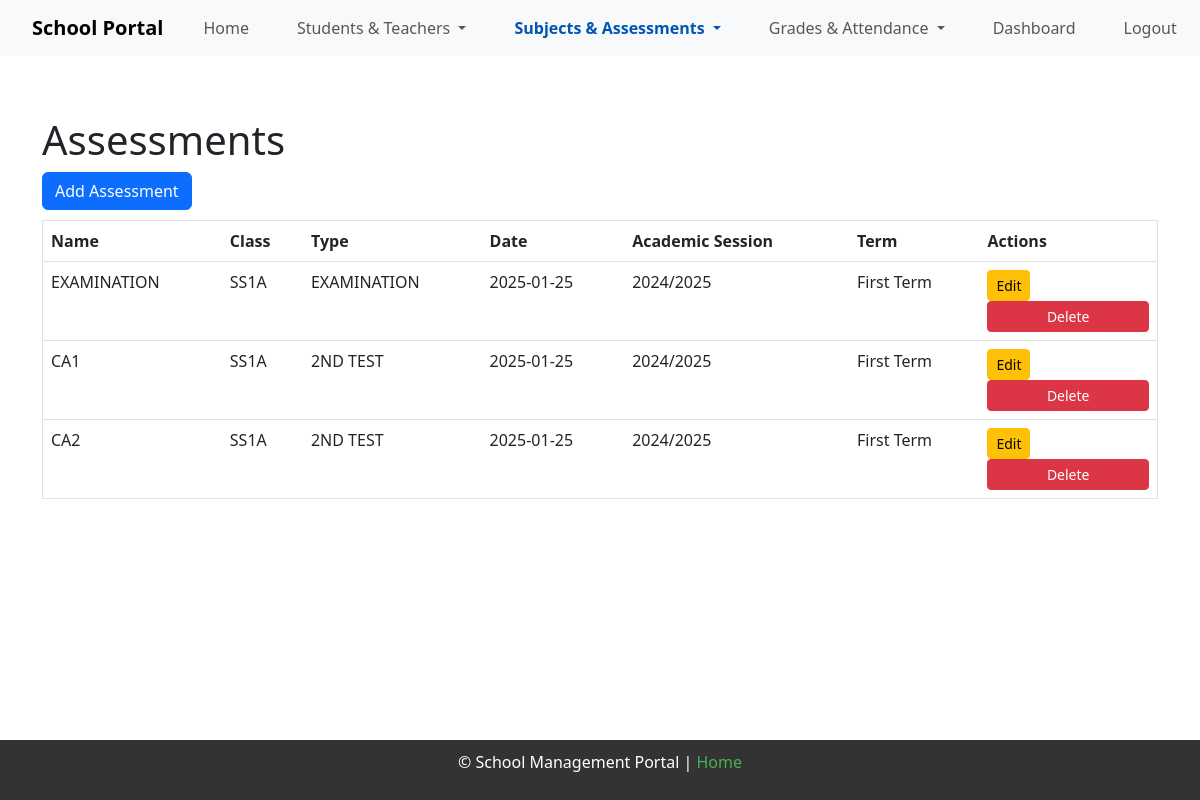
/assessments (signed in), run on the app's committed database.
### app/models.py (models this page shows, shortened)
class Assessment(db.Model):
    __tablename__ = 'assessments'
    id = db.Column(db.Integer, primary_key=True)
    name = db.Column(db.String(100), nullable=False)
    date = db.Column(db.Date, nullable=False)
    assessment_type_id = db.Column(db.Integer, db.ForeignKey('assessment_types.id'), nullable=False)
    class_id = db.Column(db.Integer, db.ForeignKey('classes.id'), nullable=False)
    academic_session = db.Column(db.String(20), nullable=False)  # E.g., "2024/2025"
    term = db.Column(db.String(20), nullable=False)  # E.g., "Term 1"
    assessment_type = db.relationship('AssessmentType', backref='assessments', lazy=True)
    subject_scores = db.relationship('AssessmentSubjectScore', backref='assessmentsubjectscores', lazy=True)  # Updated backref

class Class(db.Model):
    __tablename__ = 'classes'
    id = db.Column(db.Integer, primary_key=True)
    class_name = db.Column(db.String(100), unique=True, nullable=False)
    class_level = db.Column(db.String(50), nullable=False)
    class_category = db.Column(db.String(50), nullable=False)
    school_id = db.Column(
        db.Integer,
        db.ForeignKey('schools.id', name='fk_classes_school_id'),
        nullable=False
    )
    students = db.relationship('Student', backref='class_', lazy=True)
    teachers = db.relationship('Teacher', secondary=class_teacher_association, backref='classes')

class AssessmentType(db.Model):
    __tablename__ = 'assessment_types'
    id = db.Column(db.Integer, primary_key=True)
    name = db.Column(db.String(50), unique=True, nullable=False)

### app/routes.py (the view)
@main.route('/assessments')
@login_required
def assessments():
    all_assessments = Assessment.query.join(Class,
                                            Assessment.class_id == Class.id).join(AssessmentType,
                                            Assessment.assessment_type_id == AssessmentType.id).add_columns(
        Assessment.id,
        Assessment.name,
        Assessment.date,
        Assessment.academic_session,
        Assessment.term,
        Class.class_name.label('class_name'),
        AssessmentType.name.label('assessment_type_name')
    ).all()
    return render_template('assessments.html', assessments=all_assessments)

### app/__init__.py (called while the page is built)
def create_app():
    app = Flask(__name__)
    app.config.from_object(Config)
    app.config['UPLOAD_FOLDER'] = os.path.join(os.getcwd(), 'static/uploads')
    @app.before_request
    def before_request():
        g.current_user = current_user
    db.init_app(app)
    migrate.init_app(app, db)
    bootstrap.init_app(app)
    login_manager.init_app(app)
    login_manager.login_view = 'main.login'
    app.static_folder ='static'
    app.static_url_path = '/static'
    with app.app_context():
        from . import models
        from .routes import main
        app.register_blueprint(main)
        db.create_all()
    return app

### app/models.py (called while the page is built)
@login_manager.user_loader
def load_user(user_id):
    return User.query.get(int(user_id))

### app/templates/assessments.html
{% extends "base.html" %}
{% block content %}
<h1>Assessments</h1>
<a href="{{ url_for('main.add_assessment') }}" class="btn btn-primary">Add Assessment</a>
<table class="table">
    <thead>
        <tr>
            <th>Name</th>
            <th>Class</th>
            <th>Type</th>
            <th>Date</th>
            <th>Academic Session</th>
            <th>Term</th>
            <th>Actions</th>
        </tr>
    </thead>
    <tbody>
        {% for assessment in assessments %}
        <tr>
            <td>{{ assessment.name }}</td>
                <td>{{ assessment.class_name }}</td>
                <td>{{ assessment.assessment_type_name }}</td>
                <td>{{ assessment.date }}</td>
                <td>{{ assessment.academic_session }}</td>
                <td>{{ assessment.term }}</td>
            <td>
                <a href="{{ url_for('main.edit_assessment', assessment_id=assessment.id) }}" class="btn btn-warning btn-sm">Edit</a>
                <form action="{{ url_for('main.delete_assessment', assessment_id=assessment.id) }}" method="POST" style="display:inline;">
                    <button type="submit" class="btn btn-danger btn-sm">Delete</button>
                </form>
            </td>
        </tr>
        {% endfor %}
    </tbody>
</table>
{% endblock %}

### app/static/style.css (style rules this page uses)
html, body { margin: 0; padding: 0; height: 100%; font-family: Arial, sans-serif; display: flex; flex-direction: column; }
table { width: 100%; border-collapse: collapse; margin-top: 10px; }
table, th, td { border: 1px solid #ddd; padding: 8px; }
th { background-color: #f2f2f2; font-weight: bold; }
form { margin: 0; }
form button { background-color: #333; color: white; padding: 10px 15px; border: none; border-radius: 4px; cursor: pointer; font-size: 16px; width: 100%; }

### data on the page
Assessment: name "EXAMINATION", class_name "SS1A", assessment_type_name "EXAMINATION", date "2025-01-25", academic_session "2024/2025", term "First Term"
Assessment: name "CA1", class_name "SS1A", assessment_type_name "2ND TEST", date "2025-01-25", academic_session "2024/2025", term "First Term"
Assessment: name "CA2", class_name "SS1A", assessment_type_name "2ND TEST", date "2025-01-25", academic_session "2024/2025", term "First Term"
